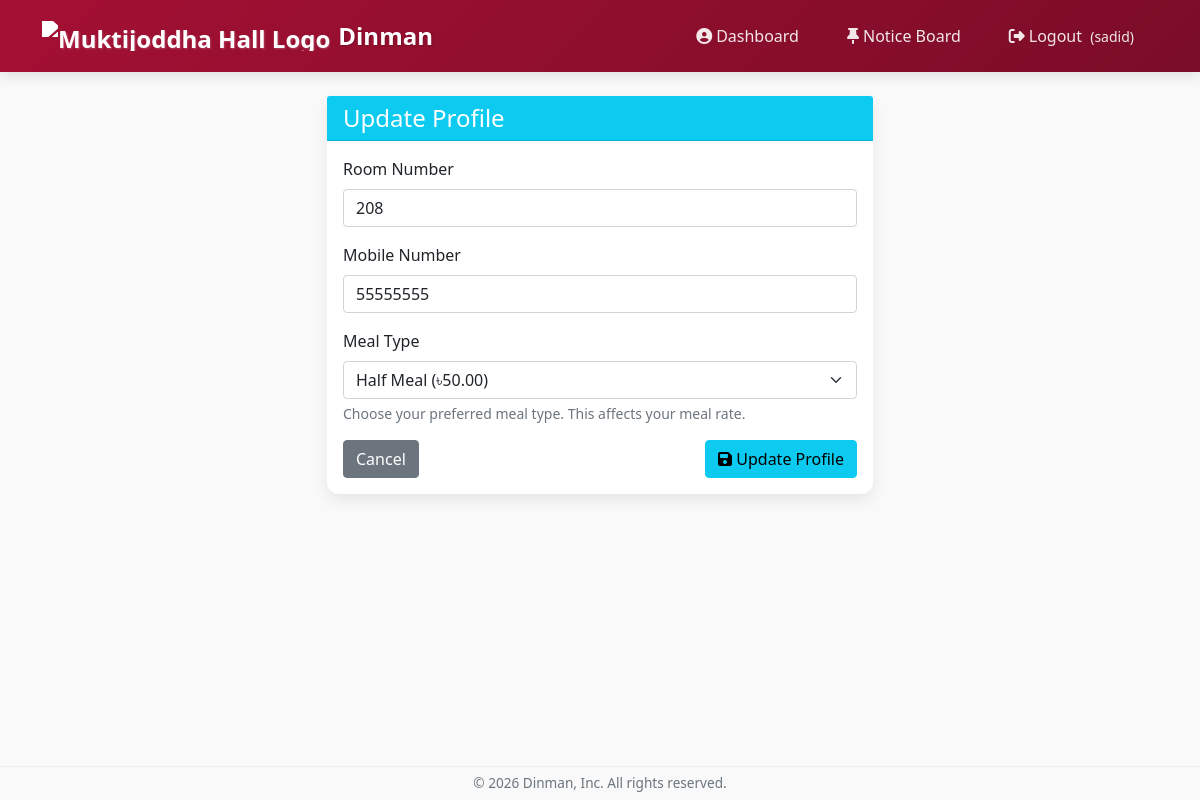
The page /update-profile/ (signed in) on the database as committed earlier.
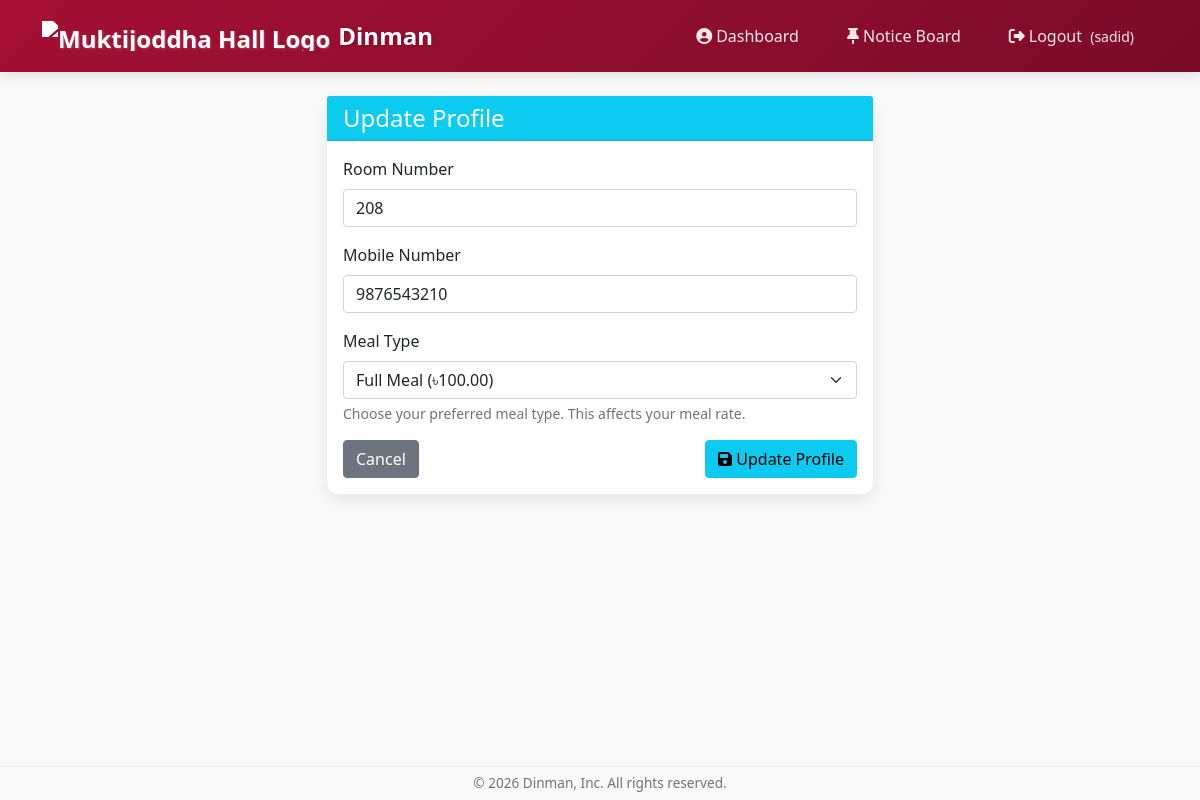
The same page on the database as committed later.
### dining/models.py (models this page shows, shortened)
class UserProfile(models.Model):
    user = models.OneToOneField(User, on_delete=models.CASCADE)
    room_number = models.CharField(max_length=10)
    mobile_number = models.CharField(max_length=15)
    balance = models.DecimalField(max_digits=10, decimal_places=2, default=0.00)
    meal_active = models.BooleanField(default=True)
    is_dining_manager = models.BooleanField(default=False)
    meal_type = models.CharField(max_length=10, choices=[
        ('full', 'Full Meal'),
        ('half', 'Half Meal')
    ], default='full')

### dining/views.py (the view)
# urls.py: path('update-profile/', views.update_profile, name='update_profile'),
@login_required
def update_profile(request):
    profile = get_object_or_404(UserProfile, user=request.user)
    if request.method == 'POST':
        form = UserProfileForm(request.POST, instance=profile)
        if form.is_valid():
            form.save()
            messages.success(request, 'Profile updated successfully!')
            return redirect('dashboard')
    else:
        form = UserProfileForm(instance=profile)
        today = timezone.now().date()
        current_rates = MealRate.objects.filter(effective_from__lte=today).order_by('-effective_from').first()
    return render(request, 'dining/update_profile.html', {
        'form': form,
        'current_rates': current_rates,
    })

### dining/forms.py
class UserProfileForm(forms.ModelForm):
    class Meta:
        model = UserProfile
        fields = ['room_number', 'mobile_number', 'meal_type']

### dining/templates/dining/update_profile.html (shortened to what this page needs)
{% extends 'base.html' %}
{% block content %}
<div class="container mt-4">
    <div class="row justify-content-center">
        <div class="col-md-6">
            <div class="card">
                <div class="card-header bg-info text-white">
                    <h4 class="mb-0">Update Profile</h4>
                </div>
                <div class="card-body">
                    <form method="POST">
                        <div class="mb-3">
                            <label class="form-label">Room Number</label>
                            <input type="text" name="room_number" class="form-control"
                                   value="{{ form.room_number.value|default:user.userprofile.room_number }}" required>
                        </div>
                        <div class="mb-3">
                            <label class="form-label">Mobile Number</label>
                            <input type="text" name="mobile_number" class="form-control"
                                   value="{{ form.mobile_number.value|default:user.userprofile.mobile_number }}" required>
                        </div>
                        <div class="mb-3">
                            <label class="form-label">Meal Type</label>
                            <select name="meal_type" class="form-select" required>
                                <option value="full" {% if user.userprofile.meal_type == 'full' %}selected{% endif %}>
                                    Full Meal (৳{{ current_rates.full_meal_rate}})
                                </option>
                                <option value="half" {% if user.userprofile.meal_type == 'half' %}selected{% endif %}>
                                    Half Meal (৳{{ current_rates.half_meal_rate}})
                                </option>
                            </select>
                            <div class="form-text">
                                Choose your preferred meal type. This affects your meal rate.
                            </div>
                        </div>
                        <div class="d-flex justify-content-between">
                            <a href="{% url 'dashboard' %}" class="btn btn-secondary">Cancel</a>
                            <button type="submit" class="btn btn-info">
                                <i class="fas fa-save"></i> Update Profile
                            </button>
                        </div>
                    </form>
                </div>
            </div>
        </div>
    </div>
</div>
{% endblock %}

### dining/templates/base.html (shortened to what this page needs)
<!DOCTYPE html>
<html lang="en">
<head>
    <link href="https://cdn.jsdelivr.net/npm/bootstrap@5.1.3/dist/css/bootstrap.min.css" rel="stylesheet">
    <link rel="stylesheet" href="https://cdnjs.cloudflare.com/ajax/libs/font-awesome/6.4.0/css/all.min.css">
</head>
<body>
    <nav class="navbar navbar-expand-lg navbar-dark sticky-top">
        <div class="container">
            {% with logo_url=user.is_authenticated|yesno:"dashboard,home" %}
            <a class="navbar-brand d-flex align-items-center" href="{% url logo_url %}">
                <img src="https://logo-icons.com/cdn/shop/files/1098-logo-1713385510.325color-E63946.svg?v=1713403219&width=416"
                    alt="Muktijoddha Hall Logo"
                    height="30"
                    class="me-2"
                    style="filter: brightness(0) invert(1);">
                Dinman
            </a>
            {% endwith %}
            <div class="collapse navbar-collapse" id="navbarNav">
                <div class="navbar-nav ms-auto">
                    {% if user.is_authenticated %}
                        <a class="nav-link" href="{% url 'dashboard' %}">
                            <i class="fas fa-user-circle me-1"></i>Dashboard
                        </a>
                        <a class="nav-link" href="{% url 'notice_list' %}">
                            <i class="fas fa-thumbtack me-1"></i>Notice Board
                        </a>
                        <a class="nav-link" href="{% url 'logout' %}">
                            <i class="fas fa-sign-out-alt me-1"></i>Logout
                            {% if user.first_name %}
                                <small class="ms-1">({{ user.first_name }})</small>
                            {% endif %}
                        </a>
                    {% endif %}
                </div>
            </div>
        </div>
    </nav>
    <main>
        {% block content %}{% endblock %}
    </main>
    <footer>
        <div class="container">
            <p>&copy; 2026 Dinman, Inc. All rights reserved.</p>
        </div>
    </footer>
</body>
</html>

Rows that differ between the two databases and show on the page:
removed UserProfile: room_number "208", mobile_number "55555555"
added UserProfile: room_number "208", mobile_number "9876543210"
Other text that changed with them:
form field meal_type: "Half Meal (৳50.00)" → "Full Meal (৳100.00)"
